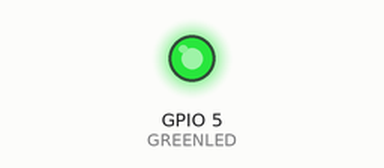
Recording of a sketch running on a simulated ESP8266 (NodeMCU). On the bench: output pins drawn as LEDs (lit = HIGH). WiFi joins after 1.5 s; servers stay silent unless stated; uploads are accepted with an empty reply.

Above: at 3.3 s.
At 5.1 s:
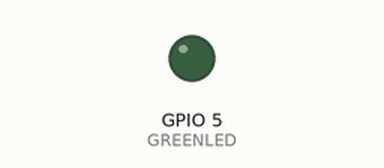
Timing chart, 0 to 5.5 s (numbered marks = the images above):
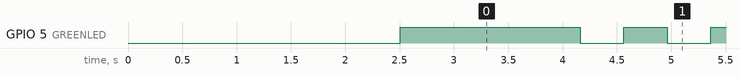

Measured:
- by itself, GPIO 5 (GREENLED): repeats every 0.80 s: LOW 0.40 s, HIGH 0.40 s

The sketch:

ESP8266.ino
```cpp
#include <ESP8266WiFi.h>

const char* host = "ec2-50-112-211-235.us-west-2.compute.amazonaws.com";
int iLoop = 0;
const int GREENLED=5;
const int ANALOG_PIN = A0;

void BlinkLED(int pinNumber, int nooftimes, int interval);
float GetADCVolt(int pinNumber, int noofObs);

void setup() {
  pinMode(GREENLED,OUTPUT);
  pinMode(ANALOG_PIN,INPUT);
  Serial.begin(115200);
  WiFi.disconnect();
  WiFi.mode(WIFI_STA);
  WiFi.begin("","");
  delay(1000);
  if (WiFi.status() == WL_CONNECTED){
    digitalWrite(GREENLED, HIGH);
  }
  else{
    WiFi.disconnect();
    WiFi.mode(WIFI_STA);
    WiFi.begin("","");
    delay(1000);
    if (WiFi.status() == WL_CONNECTED){
      digitalWrite(GREENLED, HIGH);
    }
  }
  delay(500);
}

void loop() {

  if (WiFi.status()==WL_CONNECTED){
    digitalWrite(GREENLED, HIGH);
    WiFiClient client;
    delay(500);

    //Write data to server
    if (!client.connect(host, 80)){
      //Serial.println("Connection failed");
      return;
    }

    client.print(String("GET /api.php?method=postData&data=" + String(analogRead(ANALOG_PIN) + 10) + "HTTP/1.1 \r\nHost: ") + host + "\r\nConnection: close \r\n\r\n");
    delay(500);

    unsigned long timeout = millis();
    while (client.available()==0){
     if (millis() - timeout > 5000) {
      //Serial.println(">>> Client Timeout !");
      client.stop();
      return;
    }
   }
   while (client.available()){
    //String line = client.readStringUntil('\r');
    //Serial.println(line);
    BlinkLED(GREENLED,20,400);
    digitalWrite(GREENLED, HIGH);
   }
  }
  //Serial.println(GetADCVolt(10,3));
  delay(1000);
}

void BlinkLED(int pinNumber, int nooftimes, int interval=500){
  int iLoop=0;
  //Set pinmode to output
  pinMode(pinNumber,OUTPUT);

  while (iLoop < nooftimes){
    digitalWrite(pinNumber,HIGH);
    delay(interval);
    digitalWrite(pinNumber,LOW);
    delay(interval);
    iLoop++;
  }
}
```
